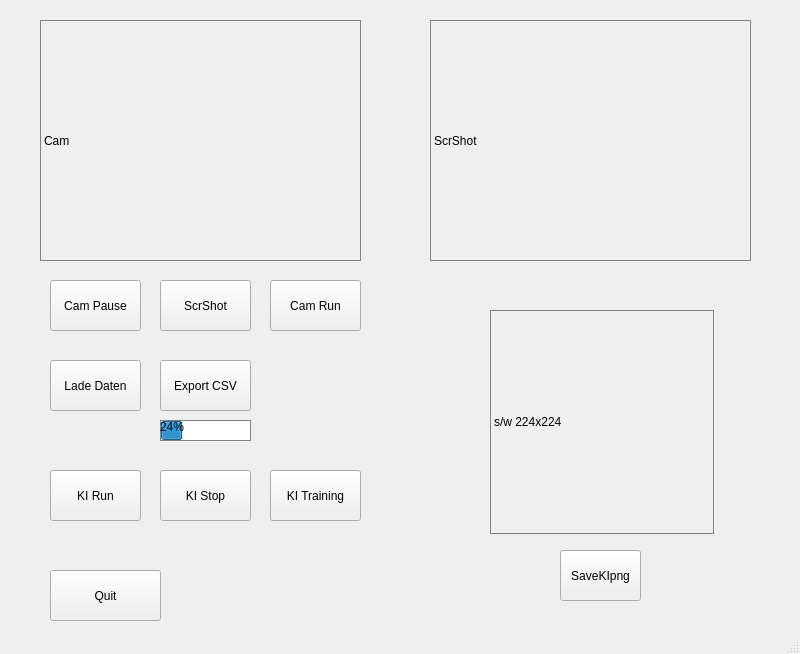
<?xml version="1.0" encoding="UTF-8"?>
<ui version="4.0">
 <class>MainWindow</class>
 <widget class="QMainWindow" name="MainWindow">
  <property name="geometry">
   <rect>
    <x>0</x>
    <y>0</y>
    <width>800</width>
    <height>654</height>
   </rect>
  </property>
  <property name="windowTitle">
   <string>MainWindow</string>
  </property>
  <widget class="QWidget" name="centralwidget">
   <widget class="QLabel" name="labelScreenshot">
    <property name="geometry">
     <rect>
      <x>430</x>
      <y>20</y>
      <width>321</width>
      <height>241</height>
     </rect>
    </property>
    <property name="styleSheet">
     <string notr="true">border: 1px solid #828282;</string>
    </property>
    <property name="frameShape">
     <enum>QFrame::Shape::NoFrame</enum>
    </property>
    <property name="text">
     <string>ScrShot</string>
    </property>
   </widget>
   <widget class="QPushButton" name="vidPause">
    <property name="geometry">
     <rect>
      <x>50</x>
      <y>280</y>
      <width>91</width>
      <height>51</height>
     </rect>
    </property>
    <property name="text">
     <string>Cam Pause</string>
    </property>
   </widget>
   <widget class="QPushButton" name="vidScrshot">
    <property name="geometry">
     <rect>
      <x>160</x>
      <y>280</y>
      <width>91</width>
      <height>51</height>
     </rect>
    </property>
    <property name="text">
     <string>ScrShot</string>
    </property>
   </widget>
   <widget class="QPushButton" name="vidRun">
    <property name="geometry">
     <rect>
      <x>270</x>
      <y>280</y>
      <width>91</width>
      <height>51</height>
     </rect>
    </property>
    <property name="text">
     <string>Cam Run</string>
    </property>
   </widget>
   <widget class="QLabel" name="labelCameraLive">
    <property name="geometry">
     <rect>
      <x>40</x>
      <y>20</y>
      <width>321</width>
      <height>241</height>
     </rect>
    </property>
    <property name="styleSheet">
     <string notr="true">border: 1px solid #828282;</string>
    </property>
    <property name="text">
     <string>Cam</string>
    </property>
   </widget>
   <widget class="QLabel" name="labelKiInput">
    <property name="geometry">
     <rect>
      <x>490</x>
      <y>310</y>
      <width>224</width>
      <height>224</height>
     </rect>
    </property>
    <property name="styleSheet">
     <string notr="true">border: 1px solid #828282;</string>
    </property>
    <property name="text">
     <string>s/w 224x224</string>
    </property>
   </widget>
   <widget class="QPushButton" name="quitButton">
    <property name="geometry">
     <rect>
      <x>50</x>
      <y>570</y>
      <width>111</width>
      <height>51</height>
     </rect>
    </property>
    <property name="text">
     <string>Quit</string>
    </property>
   </widget>
   <widget class="QPushButton" name="btnSaveKIpng">
    <property name="geometry">
     <rect>
      <x>560</x>
      <y>550</y>
      <width>81</width>
      <height>51</height>
     </rect>
    </property>
    <property name="text">
     <string>SaveKIpng</string>
    </property>
   </widget>
   <widget class="QPushButton" name="btnLoadDataset">
    <property name="geometry">
     <rect>
      <x>50</x>
      <y>360</y>
      <width>91</width>
      <height>51</height>
     </rect>
    </property>
    <property name="text">
     <string>Lade Daten</string>
    </property>
   </widget>
   <widget class="QProgressBar" name="progressBar">
    <property name="geometry">
     <rect>
      <x>160</x>
      <y>420</y>
      <width>91</width>
      <height>21</height>
     </rect>
    </property>
    <property name="styleSheet">
     <string notr="true">border: 1px solid #828282;</string>
    </property>
    <property name="value">
     <number>24</number>
    </property>
   </widget>
   <widget class="QPushButton" name="btnExportCSV">
    <property name="geometry">
     <rect>
      <x>160</x>
      <y>360</y>
      <width>91</width>
      <height>51</height>
     </rect>
    </property>
    <property name="text">
     <string>Export CSV</string>
    </property>
   </widget>
   <widget class="QPushButton" name="btnKiRun">
    <property name="geometry">
     <rect>
      <x>50</x>
      <y>470</y>
      <width>91</width>
      <height>51</height>
     </rect>
    </property>
    <property name="text">
     <string>KI Run</string>
    </property>
   </widget>
   <widget class="QPushButton" name="btnKiStop">
    <property name="geometry">
     <rect>
      <x>160</x>
      <y>470</y>
      <width>91</width>
      <height>51</height>
     </rect>
    </property>
    <property name="text">
     <string>KI Stop</string>
    </property>
   </widget>
   <widget class="QPushButton" name="btnKiTrain">
    <property name="geometry">
     <rect>
      <x>270</x>
      <y>470</y>
      <width>91</width>
      <height>51</height>
     </rect>
    </property>
    <property name="text">
     <string>KI Training</string>
    </property>
   </widget>
  </widget>
  <widget class="QStatusBar" name="statusbar"/>
 </widget>
 <resources/>
 <connections/>
</ui>
